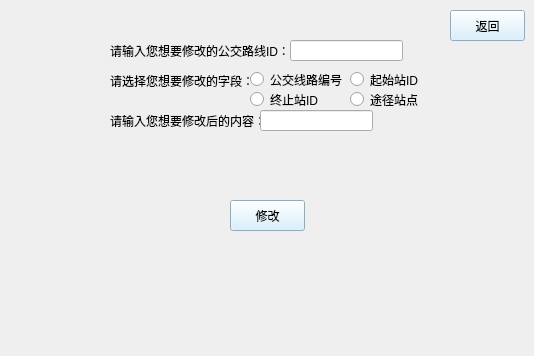
<?xml version="1.0" encoding="UTF-8"?>
<ui version="4.0">
 <class>change_route</class>
 <widget class="QWidget" name="change_route">
  <property name="geometry">
   <rect>
    <x>0</x>
    <y>0</y>
    <width>534</width>
    <height>356</height>
   </rect>
  </property>
  <property name="minimumSize">
   <size>
    <width>534</width>
    <height>356</height>
   </size>
  </property>
  <property name="maximumSize">
   <size>
    <width>534</width>
    <height>356</height>
   </size>
  </property>
  <property name="windowTitle">
   <string>Form</string>
  </property>
  <property name="styleSheet">
   <string notr="true">#change_route{image: url(:/new/prefix1/bus.jpg);}</string>
  </property>
  <widget class="QLabel" name="label">
   <property name="geometry">
    <rect>
     <x>110</x>
     <y>40</y>
     <width>191</width>
     <height>21</height>
    </rect>
   </property>
   <property name="text">
    <string>请输入您想要修改的公交路线ID：</string>
   </property>
  </widget>
  <widget class="QLineEdit" name="lineEdit">
   <property name="geometry">
    <rect>
     <x>290</x>
     <y>40</y>
     <width>113</width>
     <height>21</height>
    </rect>
   </property>
  </widget>
  <widget class="QLabel" name="label_2">
   <property name="geometry">
    <rect>
     <x>110</x>
     <y>70</y>
     <width>151</width>
     <height>21</height>
    </rect>
   </property>
   <property name="text">
    <string>请选择您想要修改的字段：</string>
   </property>
  </widget>
  <widget class="QRadioButton" name="numButton">
   <property name="geometry">
    <rect>
     <x>250</x>
     <y>70</y>
     <width>95</width>
     <height>19</height>
    </rect>
   </property>
   <property name="text">
    <string>公交线路编号</string>
   </property>
  </widget>
  <widget class="QRadioButton" name="startButton">
   <property name="geometry">
    <rect>
     <x>350</x>
     <y>70</y>
     <width>95</width>
     <height>19</height>
    </rect>
   </property>
   <property name="text">
    <string>起始站ID</string>
   </property>
  </widget>
  <widget class="QRadioButton" name="endButton">
   <property name="geometry">
    <rect>
     <x>250</x>
     <y>90</y>
     <width>95</width>
     <height>19</height>
    </rect>
   </property>
   <property name="text">
    <string>终止站ID</string>
   </property>
  </widget>
  <widget class="QRadioButton" name="overButton">
   <property name="geometry">
    <rect>
     <x>350</x>
     <y>90</y>
     <width>95</width>
     <height>19</height>
    </rect>
   </property>
   <property name="text">
    <string>途径站点</string>
   </property>
  </widget>
  <widget class="QLabel" name="label_3">
   <property name="geometry">
    <rect>
     <x>110</x>
     <y>110</y>
     <width>171</width>
     <height>21</height>
    </rect>
   </property>
   <property name="text">
    <string>请输入您想要修改后的内容：</string>
   </property>
  </widget>
  <widget class="QLineEdit" name="changeEdit">
   <property name="geometry">
    <rect>
     <x>260</x>
     <y>110</y>
     <width>113</width>
     <height>21</height>
    </rect>
   </property>
  </widget>
  <widget class="QPushButton" name="pushButton">
   <property name="geometry">
    <rect>
     <x>230</x>
     <y>200</y>
     <width>75</width>
     <height>31</height>
    </rect>
   </property>
   <property name="styleSheet">
    <string notr="true">background-color: rgb(208, 237, 255);</string>
   </property>
   <property name="text">
    <string>修改</string>
   </property>
  </widget>
  <widget class="QPushButton" name="pushButton_2">
   <property name="geometry">
    <rect>
     <x>450</x>
     <y>10</y>
     <width>75</width>
     <height>31</height>
    </rect>
   </property>
   <property name="styleSheet">
    <string notr="true">background-color: rgb(208, 237, 255);</string>
   </property>
   <property name="text">
    <string>返回</string>
   </property>
  </widget>
 </widget>
 <resources/>
 <connections/>
</ui>
